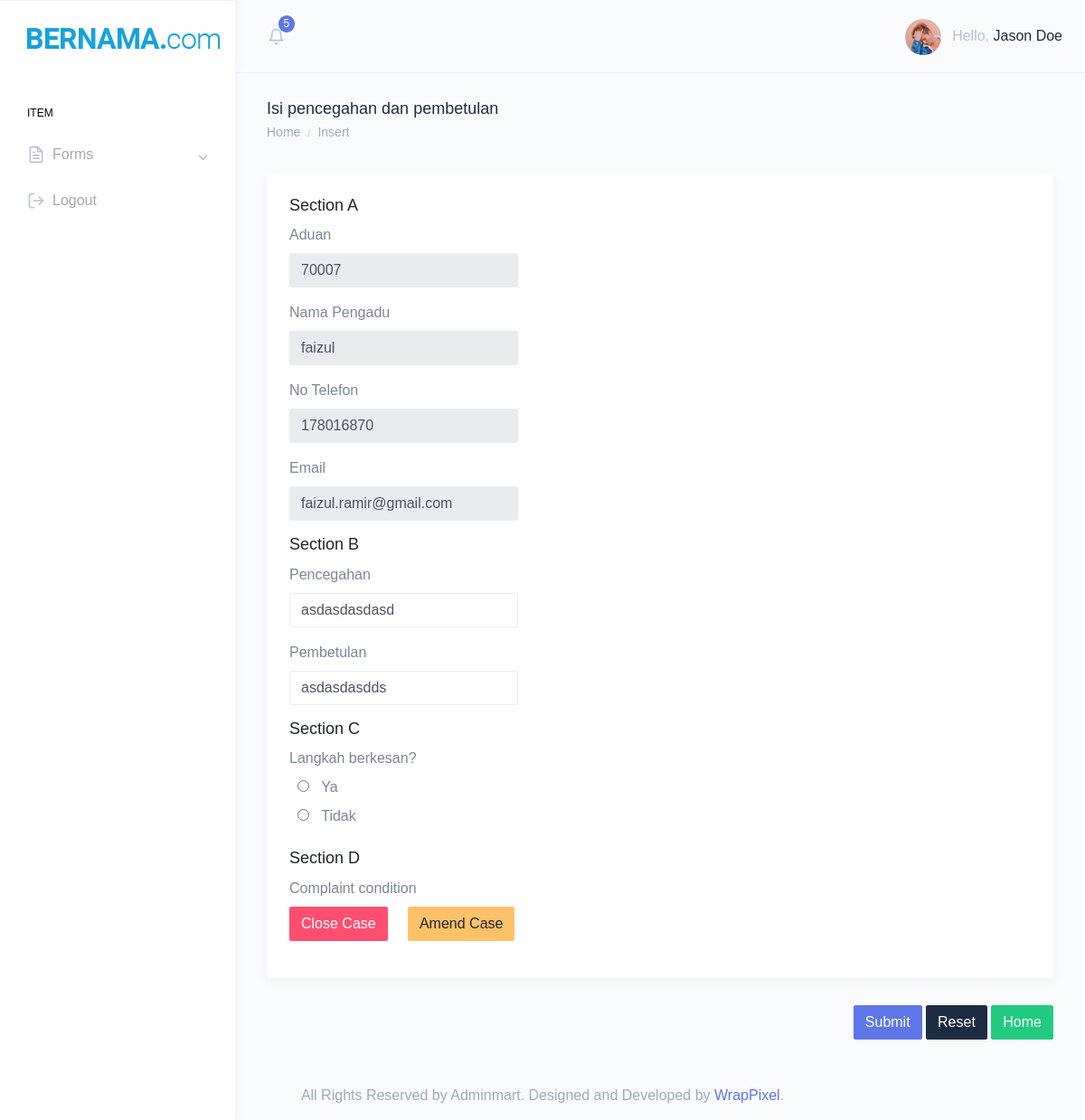
Page /super_form.php?id=70007 (signed in) on the committed database.
### tables this page shows
CREATE TABLE `aduan_tb` (
  `Aduan_ID` int(50) NOT NULL,
  `Category_ID` int(50) DEFAULT NULL,
  `Status_Desc` varchar(255) DEFAULT NULL,
  `Nama_Pengadu` varchar(100) NOT NULL,
  `No_Tel` int(20) NOT NULL,
  `Email` varchar(100) NOT NULL,
  `langkah` varchar(255) DEFAULT NULL,
  `Aduan_Info` varchar(1000) NOT NULL,
  `complaint_cond` varchar(50) DEFAULT NULL,
  `Timestamp_New` timestamp NULL DEFAULT current_timestamp() ON UPDATE current_timestamp(),
  `Timestamp_Pending` datetime DEFAULT NULL,
  `Timestamp_In_Progress` datetime DEFAULT NULL,
  `Timestamp_Closed` datetime DEFAULT NULL,
  `Timestamp_Amend` datetime DEFAULT NULL
);

CREATE TABLE `pencegahan` (
  `Prevention_ID` int(50) NOT NULL,
  `Aduan_ID` int(50) NOT NULL,
  `User_ID` int(50) NOT NULL,
  `Description` varchar(1000) NOT NULL,
  `Add_By` varchar(100) NOT NULL,
  `Timestamp` timestamp NOT NULL DEFAULT current_timestamp() ON UPDATE current_timestamp()
);

CREATE TABLE `pembetulan` (
  `Correction_ID` int(50) NOT NULL,
  `Aduan_ID` int(50) NOT NULL,
  `User_ID` int(50) NOT NULL,
  `Description` varchar(1000) NOT NULL,
  `Add_By` varchar(100) NOT NULL,
  `Timestamp` timestamp NOT NULL DEFAULT current_timestamp() ON UPDATE current_timestamp()
);

### super_form.php (the view, shortened to what this page needs)
<!DOCTYPE html>
<html dir="ltr" lang="en">
<?php
$connection = new mysqli("localhost", "root", "", "aduan");
if($_GET['id']){
    $id = $_GET['id'];
    $q = "SELECT * FROM aduan_tb WHERE Aduan_ID = $id";
    $result = mysqli_query($connection, $q);
    $row = mysqli_fetch_array($result);
    $q_pembetulan = "SELECT * FROM pembetulan WHERE Aduan_ID = $id";
    $result_pembetulan = mysqli_query($connection, $q_pembetulan);
    $row_pembetulan = mysqli_fetch_array($result_pembetulan);
    $q_pencegahan = "SELECT * FROM pencegahan WHERE Aduan_ID = $id";
    $result_pencegahan = mysqli_query($connection, $q_pencegahan);
    $row_pencegahan = mysqli_fetch_array($result_pencegahan);
}
?>
<head>
    <link href="dist/css/style.min.css" rel="stylesheet">
</head>
<body>
    <div id="main-wrapper" data-theme="light" data-layout="vertical" data-navbarbg="skin6" data-sidebartype="full"
        data-sidebar-position="fixed" data-header-position="fixed" data-boxed-layout="full">
        <?php
    include_once('super_header.php');
    ?>
        <div class="page-wrapper">
            <div class="page-breadcrumb">
                <div class="row">
                    <div class="col-7 align-self-center">
                        <h4 class="page-title text-truncate text-dark font-weight-medium mb-1">Isi pencegahan dan
                            pembetulan</h4>
                        <div class="d-flex align-items-center">
                            <nav aria-label="breadcrumb">
                                <ol class="breadcrumb m-0 p-0">
                                    <li class="breadcrumb-item"><a href="display_data.php" class="text-muted">Home</a>
                                    </li>
                                    <li class="breadcrumb-item text-muted active" aria-current="page">Insert</li>
                                </ol>
                            </nav>
                        </div>
                    </div>
                </div>
            </div>
            <div class="container-fluid">
                <div class="row">
                    <div class="col-12">
                        <div class="card">
                            <div class="card-body">
                                <h4 class="card-title">Section A</h4>
                                <form action="update.php" method="POST">
                                    <div class="form-body">
                                        <label>Aduan </label>
                                        <div class="row">
                                            <div class="col-md-4">
                                                <div class="form-group">
                                                    <input type="text" class="form-control" name="Aduan_ID" placeholder="" value="<?php echo $row['Aduan_ID'] ?>" readonly>
                                                </div>
                                            </div>
                                        </div>
                                        <label>Nama Pengadu</label>
                                        <div class="row">
                                            <div class="col-md-4">
                                                <div class="form-group">
                                                    <input type="text" class="form-control" name="Nama_Pengadu" placeholder="" value="<?php echo $row['Nama_Pengadu'] ?>" readonly>
                                                </div>
                                            </div>
                                        </div>
                                        <label>No Telefon</label>
                                        <div class="row">
                                            <div class="col-md-4">
                                                <div class="form-group">
                                                    <input type="text" class="form-control" name="No_Tel" placeholder="" value="<?php echo $row['No_Tel'] ?>" readonly>
                                                </div>
                                            </div>
                                        </div>
                                        <label>Email </label>
                                        <div class="row">
                                            <div class="col-md-4">
                                                <div class="form-group">
                                                    <input type="text" class="form-control" name="Email" placeholder="" value="<?php echo $row['Email'] ?>" readonly>
                                                </div>
                                            </div>
                                        </div>
                                        <h4 class="card-title">Section B</h4>
                                        <label>Pencegahan </label>
                                        <div class="row">
                                            <div class="col-md-4">
                                                <div class="form-group">
                                                    <input type="text" class="form-control" name="pencegahan" placeholder="Isi langkah pencegahan" value="<?= isset($row_pencegahan['Description']) ? $row_pencegahan['Description'] : '' ?>" required>
                                                </div>
                                            </div>
                                        </div>
                                        <label>Pembetulan </label>
                                        <div class="row">
                                            <div class="col-md-4">
                                                <div class="form-group">
                                                    <input type="text" class="form-control" name="pembetulan" placeholder="Isi langkah pembetulan" value="<?= isset($row_pembetulan['Description']) ? $row_pembetulan['Description'] : '' ?>" required>
                                                </div>
                                            </div>
                                        </div>
                                        <h4 class="card-title">Section C</h4>
                                        <label>Langkah berkesan? </label>
                                        <div class="row">
                                            <div class="col-md-4">
                                                <div class="form-group">
                                                  <input type="radio" id="Ya" name="fav_language" value="Ya">
                                                  <label for="Ya">Ya</label><br>
                                                  <input type="radio" id="Tidak" name="fav_language" value="Tidak">
                                                  <label for="Tidak">Tidak</label>
                                                </div>
                                            </div>
                                        </div>
                                        <h4 class="card-title">Section D</h4>
                                        <label>Complaint condition</label>
                                        <div class="row">
                                            <div class="col-md-4">
                                                <div class="form-group">
                                                <button type="button" class="btn btn-danger">Close Case</button>
                                                <button type="button" class="btn btn-warning">Amend Case</button>                                                </div>
                                            </div>
                                        </div>
                                        </div>
                                        </div>
                                    </div>
                                    <div class="form-actions">
                                        <div class="text-right">
                                            <button type="submit" class="btn btn-info">Submit</button>
                                            <button type="reset" class="btn btn-dark">Reset</button>
                                            <a class="btn btn-success" href="display_data.php">Home</a>
                                        </div>
                                    </div>
                            </div>
                        </div>
                    </div>
                </div>
            </div>
            <footer class="footer text-center text-muted">
                All Rights Reserved by Adminmart. Designed and Developed by <a
                    href="https://wrappixel.com">WrapPixel</a>.
            </footer>
        </div>
</body>
</html>

### rows in the picture
aduan_tb: Aduan_ID "70007", Nama_Pengadu "faizul", No_Tel "178016870", Email "faizul.ramir@gmail.com"
pencegahan: pencegahan "asdasdasdasd"
pembetulan: pembetulan "asdasdasdds"
